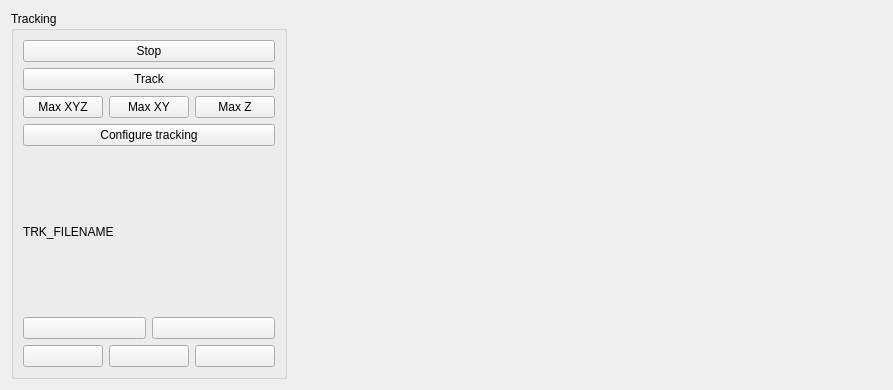
<?xml version="1.0" encoding="UTF-8"?>
<ui version="4.0">
 <class>tracking</class>
 <widget class="QWidget" name="tracking">
  <property name="geometry">
   <rect>
    <x>0</x>
    <y>0</y>
    <width>893</width>
    <height>390</height>
   </rect>
  </property>
  <property name="windowTitle">
   <string>Tracking</string>
  </property>
  <layout class="QHBoxLayout" name="horizontalLayout_3">
   <item>
    <layout class="QHBoxLayout" name="main_layout" stretch="1,4,4,4">
     <item>
      <layout class="QVBoxLayout" name="tracking_control_box_layout">
       <item>
        <widget class="QGroupBox" name="tracking_box">
         <property name="sizePolicy">
          <sizepolicy hsizetype="Expanding" vsizetype="Minimum">
           <horstretch>0</horstretch>
           <verstretch>0</verstretch>
          </sizepolicy>
         </property>
         <property name="maximumSize">
          <size>
           <width>16777215</width>
           <height>16777215</height>
          </size>
         </property>
         <property name="styleSheet">
          <string notr="true"/>
         </property>
         <property name="title">
          <string>Tracking</string>
         </property>
         <layout class="QVBoxLayout" name="verticalLayout_3">
          <item>
           <widget class="QPushButton" name="stop_button">
            <property name="styleSheet">
             <string notr="true"/>
            </property>
            <property name="text">
             <string>Stop</string>
            </property>
           </widget>
          </item>
          <item>
           <widget class="QPushButton" name="track_button">
            <property name="text">
             <string>Track</string>
            </property>
           </widget>
          </item>
          <item>
           <layout class="QHBoxLayout" name="horizontalLayout">
            <item>
             <widget class="QPushButton" name="max_xyz_button">
              <property name="text">
               <string>Max XYZ</string>
              </property>
             </widget>
            </item>
            <item>
             <widget class="QPushButton" name="max_xy_button">
              <property name="text">
               <string>Max XY</string>
              </property>
             </widget>
            </item>
            <item>
             <widget class="QPushButton" name="max_z_button">
              <property name="text">
               <string>Max Z</string>
              </property>
             </widget>
            </item>
           </layout>
          </item>
          <item>
           <layout class="QHBoxLayout" name="horizontalLayout_4">
            <item>
             <widget class="QPushButton" name="set_tracking_parameters_button">
              <property name="text">
               <string>Configure tracking</string>
              </property>
             </widget>
            </item>
           </layout>
          </item>
          <item>
           <layout class="QVBoxLayout" name="verticalLayout">
            <item>
             <widget class="QLabel" name="filename_label">
              <property name="text">
               <string>TRK_FILENAME</string>
              </property>
             </widget>
            </item>
            <item>
             <layout class="QHBoxLayout" name="horizontalLayout_5">
              <item>
               <widget class="QPushButton" name="save_button">
                <property name="text">
                 <string/>
                </property>
                <property name="icon">
                 <iconset resource="../../../../artwork/qudi_icons.qrc">
                  <normaloff>:/icons/icons/save.png</normaloff>:/icons/icons/save.png</iconset>
                </property>
               </widget>
              </item>
              <item>
               <widget class="QPushButton" name="delete_button">
                <property name="text">
                 <string/>
                </property>
                <property name="icon">
                 <iconset resource="../../../../artwork/qudi_icons.qrc">
                  <normaloff>:/icons/icons/delete.png</normaloff>:/icons/icons/delete.png</iconset>
                </property>
               </widget>
              </item>
             </layout>
            </item>
            <item>
             <layout class="QHBoxLayout" name="horizontalLayout_2">
              <item>
               <widget class="QPushButton" name="load_button">
                <property name="text">
                 <string/>
                </property>
                <property name="icon">
                 <iconset resource="../../../../artwork/qudi_icons.qrc">
                  <normaloff>:/icons/icons/load.png</normaloff>:/icons/icons/load.png</iconset>
                </property>
               </widget>
              </item>
              <item>
               <widget class="QPushButton" name="previous_button">
                <property name="text">
                 <string/>
                </property>
                <property name="icon">
                 <iconset resource="../../../../artwork/qudi_icons.qrc">
                  <normaloff>:/icons/icons/previous.png</normaloff>:/icons/icons/previous.png</iconset>
                </property>
               </widget>
              </item>
              <item>
               <widget class="QPushButton" name="next_button">
                <property name="text">
                 <string/>
                </property>
                <property name="icon">
                 <iconset resource="../../../../artwork/qudi_icons.qrc">
                  <normaloff>:/icons/icons/next.png</normaloff>:/icons/icons/next.png</iconset>
                </property>
               </widget>
              </item>
             </layout>
            </item>
           </layout>
          </item>
         </layout>
        </widget>
       </item>
      </layout>
     </item>
     <item>
      <layout class="QVBoxLayout" name="xy_scan_layout" stretch="0">
       <item>
        <widget class="PlotWidget" name="tracking_points_plot" native="true"/>
       </item>
      </layout>
     </item>
     <item>
      <layout class="QVBoxLayout" name="axis_scan_layout">
       <item>
        <widget class="PlotWidget" name="fast_scan_plot" native="true"/>
       </item>
       <item>
        <widget class="PlotWidget" name="slow_scan_plot" native="true"/>
       </item>
      </layout>
     </item>
     <item>
      <layout class="QVBoxLayout" name="z_scan_layout">
       <item>
        <widget class="PlotWidget" name="z_scan_plot" native="true"/>
       </item>
      </layout>
     </item>
    </layout>
   </item>
  </layout>
 </widget>
 <customwidgets>
  <customwidget>
   <class>PlotWidget</class>
   <extends>QWidget</extends>
   <header>pyqtgraph</header>
   <container>1</container>
  </customwidget>
 </customwidgets>
 <resources>
  <include location="../../../../artwork/qudi_icons.qrc"/>
 </resources>
 <connections/>
</ui>
